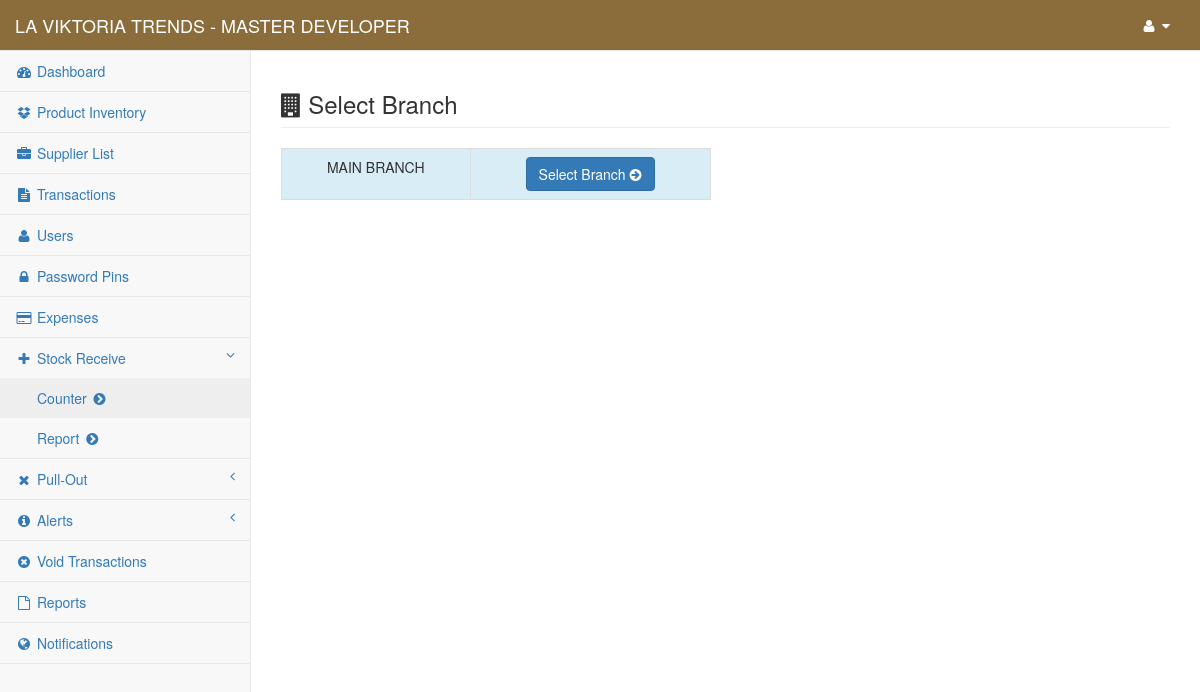
Page /content/admin/select_branch?cd=restock_counter (signed in) on the committed database.
### tables this page shows
CREATE TABLE `gy_my_project` (
  `gy_project` int(1) NOT NULL,
  `gy_project_name` text NOT NULL,
  `gy_project_address` text NOT NULL,
  `gy_system_title` text NOT NULL,
  `gy_year_origin` datetime NOT NULL
);

CREATE TABLE `gy_user` (
  `gy_user_id` int(10) NOT NULL,
  `gy_user_code` varchar(8) NOT NULL,
  `gy_full_name` varchar(255) NOT NULL,
  `gy_username` varchar(50) NOT NULL,
  `gy_password` varchar(100) NOT NULL,
  `gy_user_type` int(5) NOT NULL,
  `gy_user_status` int(1) NOT NULL,
  `gy_branch_id` int(11) NOT NULL
);

CREATE TABLE `gy_branch` (
  `gy_branch_id` int(11) NOT NULL,
  `gy_branch_name` text NOT NULL
);

### conf/my_project.php (called while the page is built, shortened)
<?php
	include 'conn.php';
	$find_my_data=$link->query("Select * From `gy_my_project` Where `gy_project`='1'");
	$my_project_detail=$find_my_data->fetch_array();
	$my_project_name = $my_project_detail['gy_project_name'];
?>

### content/admin/session.php (called while the page is built, shortened)
<?php
    $user_id = $_SESSION['fus_user_id'];
    $identify_user=$link->query("Select * From `gy_user` Where `gy_user_id`='$user_id'");
    $row=$identify_user->fetch_array();
    $user_info = $row['gy_full_name'];
?>

### content/admin/select_branch.php (the view, shortened to what this page needs)
<?php
    include("../../conf/function.php");
    include("session.php");
    include("../../conf/my_project.php");
    $my_project_header_title = "Select Branch";
    $redirect = @$_GET['cd'];
?>
<!DOCTYPE html>
<html lang="en">
    <?php include 'head.php'; ?>
<body>
    <div id="wrapper">
        <?php include 'nav.php'; ?>
        <?php include('modal.php');?>
        <div id="page-wrapper">
            <div class="row">
                <div class="col-lg-12">
                    <h3 class="page-header"><i class="fa fa-building"></i> <?php echo $my_project_header_title; ?></h3>
                </div>
            </div>
            <div class="row">
                <div class="col-md-6">
                    <div class="table-responsive">
                        <table class="table table-striped table-bordered table-hover">
                            <tbody>
                                <?php
                                    $getbranch=$link->query("SELECT * From `gy_branch` Order By `gy_branch_id` ASC");
                                    while ($branches=$getbranch->fetch_array()) {
                                ?>
                                <tr class="info">
                                    <td class="text-uppercase"><center><?= $branches['gy_branch_name']; ?></center></td>
                                    <td><center><a href="<?= $redirect.'?br_id='.$branches['gy_branch_id']; ?>" title="click to show details ..."><button type="button" class="btn btn-primary">Select Branch <i class="fa fa-arrow-circle-right"></i></button></a></center></td>
                                </tr>
                            <?php } ?>
                            </tbody>
                        </table>
                    </div>
                </div>
            </div>
        </div>
    </div>
</body>
</html>

### content/admin/nav.php (shortened to what this page needs)
<nav class="navbar navbar-default navbar-static-top" role="navigation" style="margin-bottom: 0; background-color: #8a6d3b; color: #fff;">
    <div class="navbar-header">
        <a class="navbar-brand" href="index"><span style="text-transform: uppercase; color: #fff;"><?php echo $my_project_name; ?> <?php echo $my_project_title; ?> - <?php echo $user_info ?></span></a>
    </div>
    <div class="full-right">
    <ul class="nav navbar-top-links navbar-right">
        <li class="dropdown">
            <a class="dropdown-toggle" data-toggle="dropdown" id="navi" href="#">
                <i class="fa fa-user fa-fw"></i>  <i class="fa fa-caret-down"></i>
            </a>
        </li>
    </ul>
    </div>
        <?php include("side-panel.php"); ?>
</nav>

### content/admin/nav.php (style rules this page uses)
#navi { color: #fff; }

### rows in the picture
gy_my_project: gy_project_name "LA VIKTORIA TRENDS"
gy_user: gy_full_name "MASTER DEVELOPER"
gy_branch: gy_branch_name "MAIN BRANCH"

### other values in the picture
$my_project_header_title "Select Branch"
